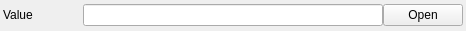
<?xml version="1.0" encoding="UTF-8"?>
<ui version="4.0">
 <class>TypeUiValueOpenProperty</class>
 <widget class="QWidget" name="TypeUiValueOpenProperty">
  <property name="geometry">
   <rect>
    <x>0</x>
    <y>0</y>
    <width>463</width>
    <height>31</height>
   </rect>
  </property>
  <property name="windowTitle">
   <string>Form</string>
  </property>
  <layout class="QVBoxLayout" name="verticalLayout">
   <property name="leftMargin">
    <number>3</number>
   </property>
   <property name="topMargin">
    <number>3</number>
   </property>
   <property name="rightMargin">
    <number>3</number>
   </property>
   <property name="bottomMargin">
    <number>3</number>
   </property>
   <item>
    <layout class="QHBoxLayout" name="Layout">
     <property name="spacing">
      <number>0</number>
     </property>
     <item>
      <widget class="QLabel" name="Label">
       <property name="minimumSize">
        <size>
         <width>80</width>
         <height>16</height>
        </size>
       </property>
       <property name="maximumSize">
        <size>
         <width>80</width>
         <height>16777215</height>
        </size>
       </property>
       <property name="locale">
        <locale language="English" country="UnitedStates"/>
       </property>
       <property name="text">
        <string>Value</string>
       </property>
      </widget>
     </item>
     <item>
      <widget class="QLineEdit" name="LineEdit">
       <property name="minimumSize">
        <size>
         <width>300</width>
         <height>22</height>
        </size>
       </property>
       <property name="font">
        <font>
         <family>Courier New</family>
        </font>
       </property>
       <property name="locale">
        <locale language="English" country="UnitedStates"/>
       </property>
      </widget>
     </item>
     <item>
      <widget class="QPushButton" name="OpenButton">
       <property name="text">
        <string>Open</string>
       </property>
       <property name="icon">
        <iconset resource="../../../resource.qrc">
         <normaloff>:/Icons/rcc/16x16/actions/document-open.png</normaloff>:/Icons/rcc/16x16/actions/document-open.png</iconset>
       </property>
      </widget>
     </item>
    </layout>
   </item>
  </layout>
 </widget>
 <resources>
  <include location="../../../resource.qrc"/>
 </resources>
 <connections/>
</ui>
